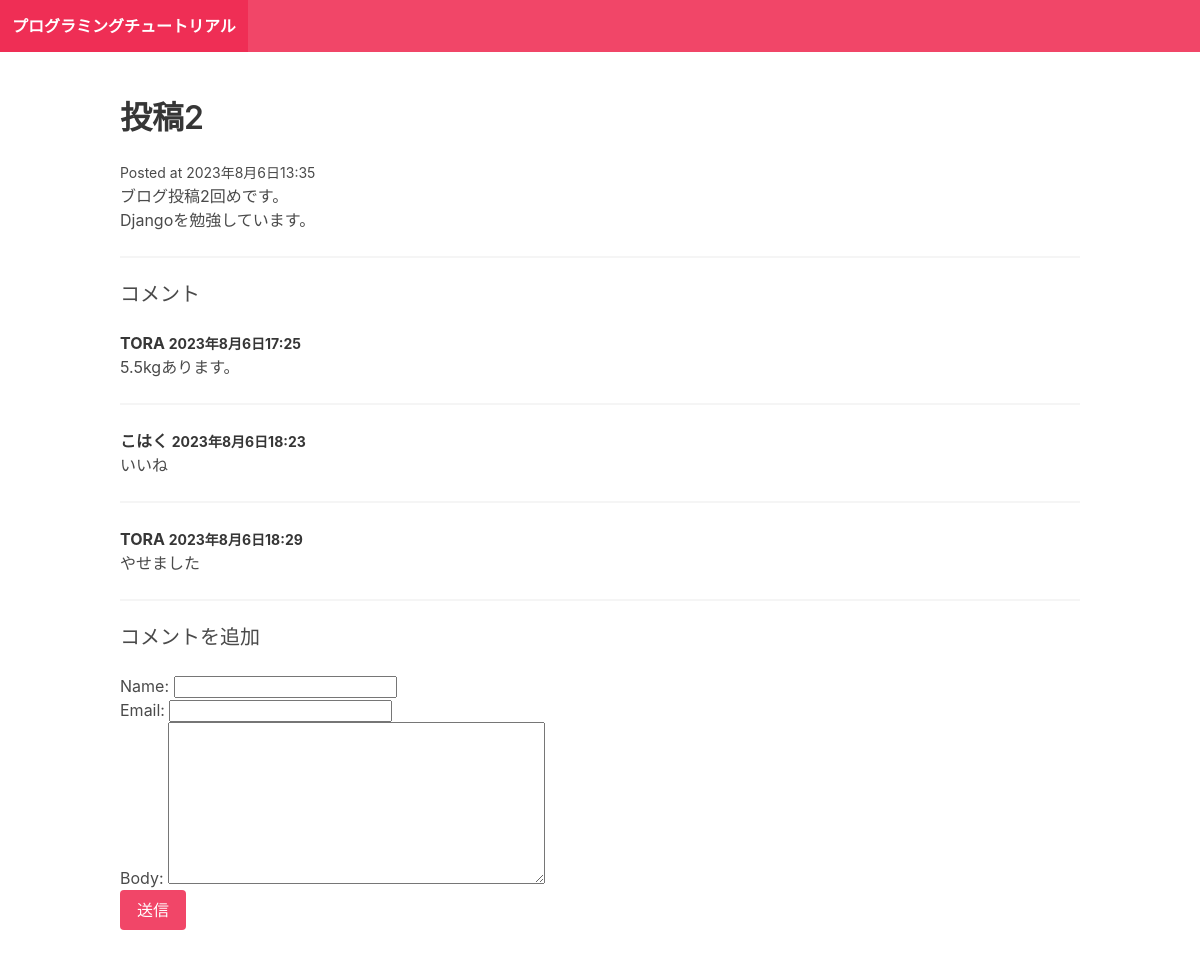
The page /post-2/ on the database its author committed.
### blog/models.py (models this page shows)
class Post(models.Model):
    title = models.CharField(max_length=255)
    slug = models.SlugField()
    intro = models.TextField()
    body = models.TextField()
    posted_date = models.DateTimeField(auto_now_add=True)

class Comment(models.Model):
    post = models.ForeignKey(Post,related_name="comments", on_delete=models.CASCADE)
    name = models.CharField(max_length=255)
    email = models.EmailField()
    body = models.TextField()
    posted_date = models.DateTimeField(auto_now_add=True)

### blog/views.py (the view)
# urls.py: path("<slug:slug>/", post_detail, name="post_detail")
def post_detail(request, slug):
    post = Post.objects.get(slug=slug)
    if request.method == "POST":
        form = CommentForm(request.POST)
        if form.is_valid():
                comment = form.save(commit=False)
                comment.post = post
                comment.save()
                return redirect("post_detail", slug=post.slug)
    else:
        form = CommentForm()
    return render(request, "blog/post_detail.html",{"post":post, "form": form})

### blog/forms.py
class CommentForm(forms.ModelForm):
    class Meta:
        model = Comment
        fields = ["name", "email", "body"]

### blog/templates/blog/post_detail.html (shortened to what this page needs)
{% extends "blog/base.html" %}
{% block content %}
<h1 class="title">{{post.title}}</h2>
    <small>Posted at {{post.posted_date}}</small>
    <p>{{post.intro}}</p>
    <p>{{post.body}}</p>
    <hr />
    <h2 class="subtitle">コメント</h2>
    {% for comment in post.comments.all %}
    <article class="media">
        <div class="media-content">
            <div class="content">
                <p>
                    <strong>
                        {{comment.name}}
                        <small>
                            {{comment.posted_date}}
                        </small>
                    </strong>
                        <br />
                        {{comment.body}}
                </p>
            </div>
        </div>
    </article>
    <hr>
    {% empty %}
    <div class="notification">
        <p>コメントはまだありません</p>
    </div>
    {% endfor %}
    <h2 class="subtitle">コメントを追加</h2>
    <form action="." method="post">
        {{form.as_p}}
        <div class="field">
            <div class="control">
                <button class="button is is-danger">送信</button>
            </div>
        </div>
    </form>
    {% endblock%}

### rows shown on the page
Post: title "投稿2", posted_date "2023年8月6日13:35", intro "ブログ投稿2回めです。", body "Djangoを勉強しています。"
Comment: name "TORA", posted_date "2023年8月6日17:25", body "5.5kgあります。"
Comment: name "こはく", posted_date "2023年8月6日18:23", body "いいね"
Comment: name "TORA", posted_date "2023年8月6日18:29", body "やせました"
